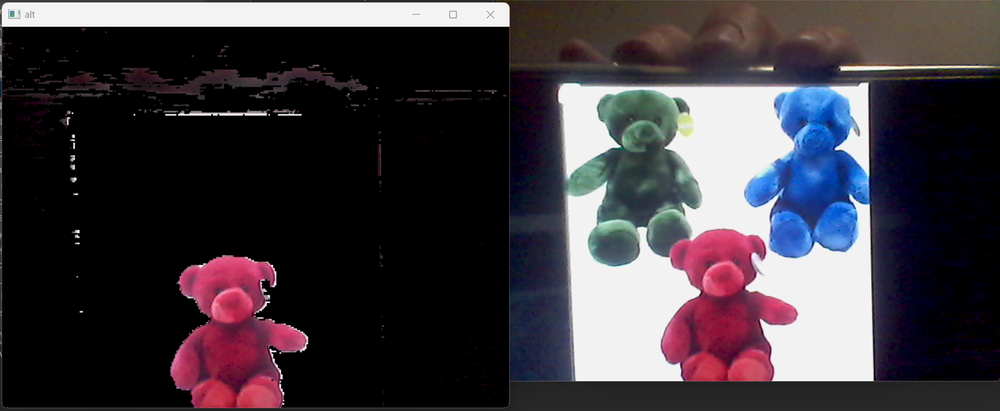
#> input picture Ödev_2/Ekran görüntüsü 2024-01-16 193935.png, 1000 x 411 px, shrunk from 1576 x 647 before the run, given in place of the camera
$ python 'ödev2.py'
#> lines starting #> are read from the running program, lines starting #| are printed output that depends on the picture; after the words box and inside, x2 and y2 are one past the last pixel; in counts of white or black regions, pixels touching at a corner belong together
import cv2
import numpy as np

cam = cv2.VideoCapture(0)

while (True):
    RED, vid = cam.read()
#> vid is the input picture: shape (411, 1000, 3); mean B, G, R 63.9, 57.2, 63.3
    hsv = cv2.cvtColor(vid, cv2.COLOR_BGR2HSV)
#> hsv: shape (411, 1000, 3); mean H, S, V 43.8, 55.6, 71.5
    low=np.array([155, 0, 0])
    upp=np.array([185, 255, 255])
    mask=cv2.inRange(hsv,low,upp)
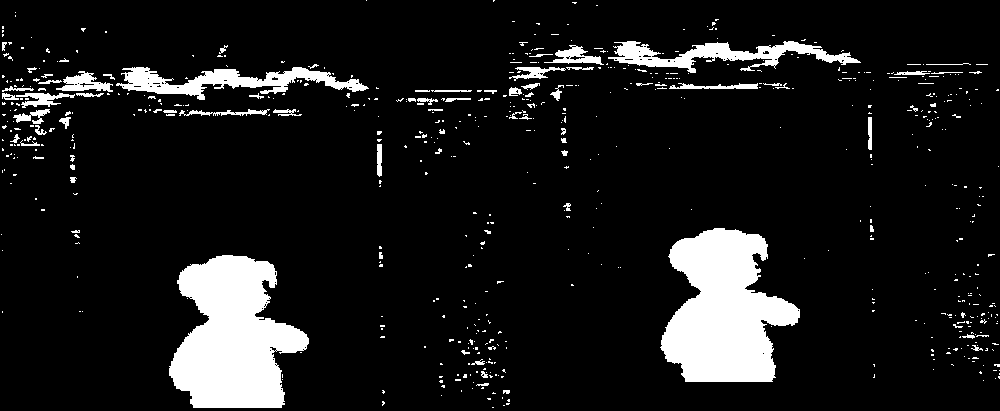
#> mask: shape (411, 1000); 10.3% white; 628 white regions (550 under 20 px), largest, box (x1, y1, x2, y2) and area: (169, 255, 309, 408) 14138, (660, 228, 800, 382) 14080, (116, 67, 369, 100) 3338
    alt=cv2.bitwise_and(vid, vid, mask=mask)
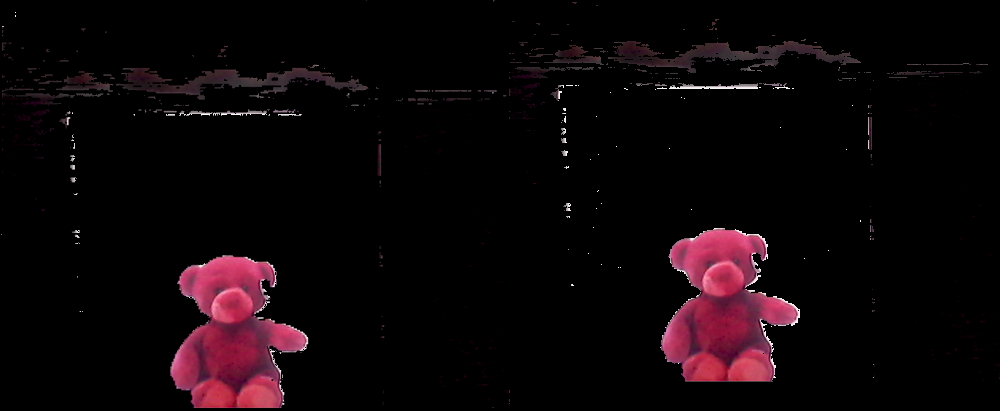
#> alt: shape (411, 1000, 3); mean B, G, R 7.8, 5.3, 13.1
    cv2.imshow("cam", vid)
    cv2.imshow("alt",alt)

    if cv2.waitKey(50) & 0xFF == ord('q'):
#> (key q is pressed here)
        break

cam.release()
cv2.destroyAllWindows()
